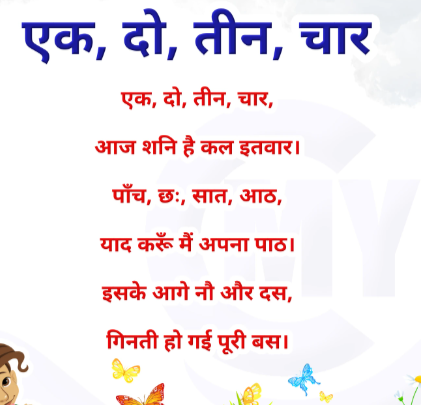
#> input picture backend/ocr/image.png, 421 x 405 px
$ python ocr_normalize.py image.png
#> lines starting #> are read from the running program, lines starting #| are printed output that depends on the picture; after the words box and inside, x2 and y2 are one past the last pixel; in counts of white or black regions, pixels touching at a corner belong together
#!/usr/bin/env python3
"""
OCR pipeline for printed English + Hindi (Devanagari) text.

Stages:
  1. Image preprocessing (grayscale, denoise, binarize) for cleaner OCR input
  2. Tesseract OCR with combined eng+hin language models
  3. Unicode NFC normalization of the recognized text

Usage:
    python ocr_normalize.py <image_path> [--lang eng+hin] [--no-preprocess]
"""

import argparse
import os
import sys
import unicodedata

import cv2
import pytesseract

# On Windows, if tesseract isn't on PATH, set the TESSERACT_CMD environment
# variable to the full path of tesseract.exe, e.g.:
#   set TESSERACT_CMD=C:\Program Files\Tesseract-OCR\tesseract.exe
_tesseract_cmd = os.environ.get("TESSERACT_CMD")
if _tesseract_cmd:
    pytesseract.pytesseract.tesseract_cmd = _tesseract_cmd


def preprocess_image(image_path: str):
    """Load an image and apply preprocessing to improve OCR accuracy.

    Steps: grayscale -> denoise -> adaptive threshold (binarization).
    Returns a binarized image array ready for Tesseract.
    """
#> called with image_path = 'image.png'
    img = cv2.imread(image_path)
#> img is the input picture: shape (405, 421, 3); mean B, G, R 237.6, 233.7, 243.2
    if img is None:
        raise FileNotFoundError(f"Could not read image: {image_path}")

    gray = cv2.cvtColor(img, cv2.COLOR_BGR2GRAY)
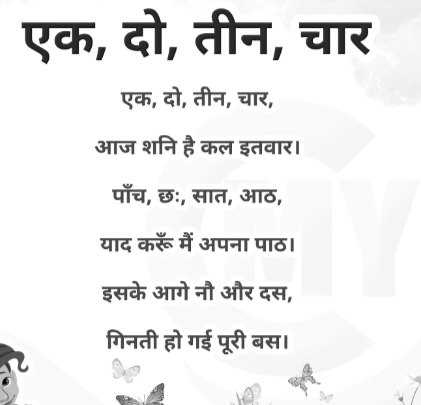
#> gray: shape (405, 421); min 0, max 255, mean 237

    # Remove sensor/scan noise while keeping edges reasonably sharp
    denoised = cv2.fastNlMeansDenoising(gray, h=10)

    # Adaptive threshold handles uneven lighting better than a global threshold
    binary = cv2.adaptiveThreshold(
        denoised,
        255,
        cv2.ADAPTIVE_THRESH_GAUSSIAN_C,
        cv2.THRESH_BINARY,
        31,
        10,
    )
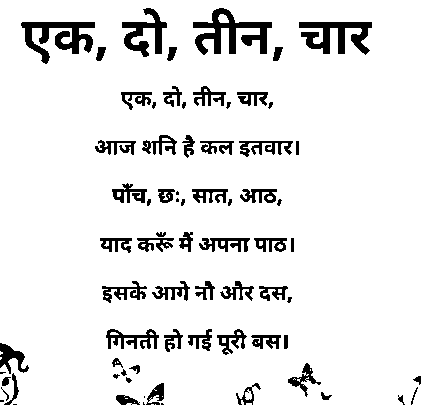
#> binary: shape (405, 421); 91% white; 73 black regions (8 under 20 px), largest, box (x1, y1, x2, y2) and area: (193, 8, 272, 55) 1536, (21, 22, 95, 64) 1382, (299, 22, 372, 55) 1267

    return binary


def run_ocr(image, lang: str = "eng+hin") -> str:
    """Run Tesseract OCR on a preprocessed image array.

    lang="eng+hin" tells Tesseract to use both language models together,
    which works well for documents that mix English and Hindi text.
    """
    # --oem 3: default LSTM engine
    # --psm 3: fully automatic page segmentation (good default for notes/docs)
    config = "--oem 3 --psm 3"
    return pytesseract.image_to_string(image, lang=lang, config=config)


def normalize_text(text: str) -> str:
    """Apply Unicode NFC normalization plus light whitespace cleanup.

    NFC ensures Devanagari characters that can be represented in multiple
    byte sequences (e.g. a consonant + combining matra/nukta vs. a
    precomposed form) end up in a single canonical form. This matters for
    downstream search, comparison, and storage consistency.
    """
    normalized = unicodedata.normalize("NFC", text)

    # Strip trailing whitespace per line and surrounding blank lines,
    # without collapsing intentional paragraph breaks.
    lines = [line.rstrip() for line in normalized.splitlines()]
    return "\n".join(lines).strip()


def process(image_path: str, lang: str = "eng+hin", preprocess: bool = True) -> str:
    """Full pipeline: preprocess -> OCR -> normalize. Returns final text."""
    if preprocess:
        image = preprocess_image(image_path)
    else:
        image = cv2.imread(image_path)
        if image is None:
            raise FileNotFoundError(f"Could not read image: {image_path}")

    raw_text = run_ocr(image, lang=lang)
    return normalize_text(raw_text)


def main():
    parser = argparse.ArgumentParser(description="OCR + NFC normalization for English/Hindi documents")
    parser.add_argument("image_path", help="Path to the input image")
    parser.add_argument("--lang", default="eng+hin", help="Tesseract language string (default: eng+hin)")
    parser.add_argument("--no-preprocess", action="store_true", help="Skip image preprocessing")
    args = parser.parse_args()

    try:
        result = process(args.image_path, lang=args.lang, preprocess=not args.no_preprocess)
    except FileNotFoundError as e:
        print(f"Error: {e}", file=sys.stderr)
        sys.exit(1)

    print(result)


if __name__ == "__main__":
    main()
#> (the call stopped at in run_ocr, `return pytesseract.image_to_string(image, lang=lang, config=config)`: pytesseract is not available in this run)

$ run again, on backend/ocr/test_notes.png
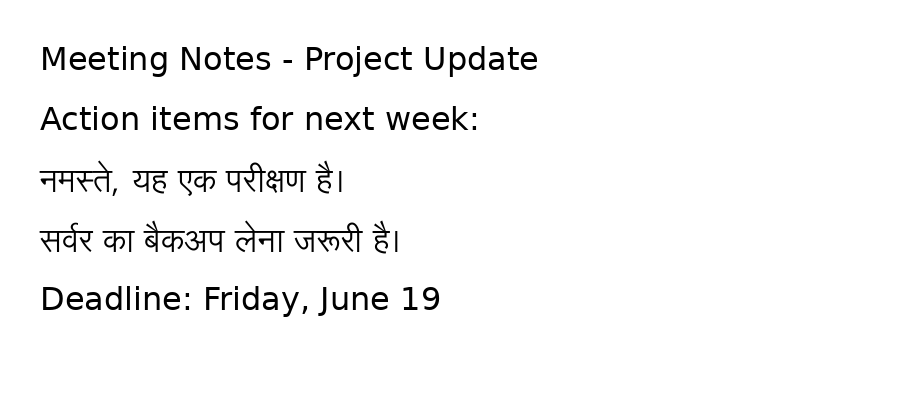
#> input picture backend/ocr/test_notes.png, 900 x 400 px
#> in preprocess_image, img is the input picture: shape (400, 900, 3); min 0, max 255, mean 245.7
#> in preprocess_image, `binary = cv2.adaptiveThreshold( denoised, 255, cv2.ADAPTIVE_THRESH_GAU..`:
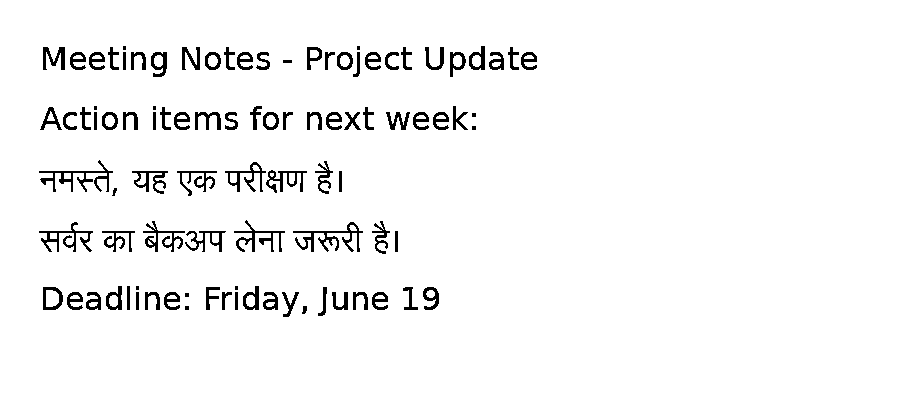
#> binary: shape (400, 900); 96% white; 95 black regions (10 under 20 px), largest, box (x1, y1, x2, y2) and area: (293, 222, 363, 252) 579, (39, 160, 113, 192) 560, (39, 222, 93, 252) 443
